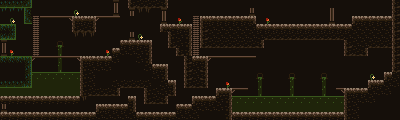

This is a level from a 2D game, rendered from its Tiled map with the project's own tilesets. A one-line summary and the complete map file follow:
An orthogonal 50x15 tile map with 8x8 px tiles, 1 tile layer (tiles) and 5 objects (2, 3, 0, 1, 4).

<map version="1.5" tiledversion="1.7.2" orientation="orthogonal" renderorder="right-down" width="50" height="15" tilewidth="8" tileheight="8" infinite="0" nextlayerid="8" nextobjectid="34">
 <editorsettings>
  <export target="level1.json" format="json" />
 </editorsettings>
 <tileset firstgid="1" source="f24.tsx" />
 <layer id="1" name="tiles" width="50" height="15">
  <data encoding="csv">
12,12,12,11,49,49,49,49,49,49,49,49,49,49,17,49,2147483652,5,5,5,4,49,49,49,49,49,49,49,49,49,49,49,49,49,49,49,49,49,49,49,49,49,49,49,49,49,49,49,49,2147483652,
13,13,13,2147483658,49,49,49,49,49,31,49,49,49,49,1073741841,49,17,7,2147483655,49,17,49,49,49,49,49,49,49,49,49,49,1073741841,49,49,49,49,49,49,49,49,49,18,49,49,49,49,49,49,50,2147483652,
49,31,49,2147483659,20,16,16,16,2147483667,2147483650,1,2,19,16,16,49,49,49,49,49,1073741841,49,32,49,20,2147483650,1,1,1,1,1,2,49,32,49,49,49,49,49,49,49,1073741841,49,49,2147483650,1,1,1,1,2147483652,
8,9,49,49,20,49,49,49,49,2147483652,5,4,49,49,49,49,49,49,49,49,2147483650,1,1,2,20,2147483652,6,6,6,6,6,6,1,1,1,1,1,1,1,1,1,1,1,1,6,6,6,6,6,2147483652,
1073741832,1073741833,49,49,20,49,49,49,49,7,7,7,49,49,49,49,1073741841,31,49,49,49,2147483651,6,3,20,2147483652,6,6,6,6,6,6,6,5,5,5,5,5,5,5,5,5,5,6,6,6,6,6,6,2147483652,
17,49,49,49,20,49,49,14,49,49,49,49,49,49,49,1,1,1,2,49,49,2147483652,6,3,20,2147483652,5,5,5,5,5,5,4,49,49,49,49,49,49,49,49,49,49,2147483652,6,6,5,5,5,2147483652,
1073741841,32,49,49,20,49,49,22,49,49,49,49,49,32,1,6,6,6,3,49,49,49,2147483652,3,20,49,49,49,49,49,49,49,49,49,49,49,49,49,49,49,49,49,49,2147483652,5,4,49,49,49,2147483652,
8,8,8,9,19,16,16,15,16,2147483667,2147483650,1,1,1,6,64,64,6,3,64,49,49,49,2147483652,1,2,19,16,16,16,16,16,49,49,49,49,49,49,49,49,49,49,49,49,49,49,49,49,49,2147483652,
64,64,64,10,49,49,49,22,49,49,2147483651,6,6,6,64,64,64,64,6,1,2,49,49,2147483652,6,4,49,49,49,49,49,49,49,49,49,49,49,49,49,49,49,49,49,49,49,49,49,49,49,2147483652,
64,64,64,10,23,23,23,23,23,23,2147483651,6,64,64,64,64,64,64,64,6,3,49,49,2147483652,6,4,49,49,49,49,49,49,14,49,49,49,14,49,49,49,14,49,49,49,49,49,31,49,2147483650,6,
12,12,12,1073741833,21,21,21,21,21,21,2147483651,6,64,64,6,5,5,5,6,64,6,2,49,2147483652,5,4,49,49,32,49,49,49,22,49,49,49,22,49,49,49,22,49,49,49,49,49,2147483650,1,6,6,
21,21,21,21,21,21,21,21,21,21,2147483651,5,5,5,4,64,64,64,2147483651,6,6,4,49,49,49,49,49,2147483650,2,19,16,49,22,49,49,49,22,49,49,49,22,49,2147483667,2147483650,1,1,6,6,6,49,
1,1,1,1,1,1,1,1,1,1,7,49,49,49,49,49,2,64,2147483652,5,4,49,49,49,2147483650,1,1,6,3,23,23,23,23,23,23,23,23,23,23,23,23,23,23,2147483651,6,6,6,49,49,49,
1073741841,49,49,49,49,49,49,49,49,49,49,49,2147483650,1,1,1,3,49,49,49,49,49,1,1,6,6,6,6,3,21,21,21,21,21,21,21,21,21,21,21,21,21,21,2147483651,6,49,49,49,49,49,
1,1,1,1,1,1,1,1,1,1,1,1,6,6,6,6,6,1,1,1,1,1,6,6,6,49,49,49,3,1,1,1,1,1,1,1,1,1,1,1,1,1,1,2147483651,6,49,49,49,49,49
</data>
 </layer>
 <objectgroup id="6" name="special">
  <object id="6" name="Slime" type="2" gid="25" x="72" y="112" width="8" height="8" />
  <object id="11" name="End" type="3" gid="50" x="384" y="16" width="8" height="8" />
  <object id="18" name="Start" type="0" gid="37" x="0" y="24" width="8" height="8" />
  <object id="23" name="Bug" type="1" gid="29" x="80" y="16" width="8" height="8" />
  <object id="33" name="Health" type="4" gid="51" x="8" y="112" width="8" height="8" />
 </objectgroup>
</map>